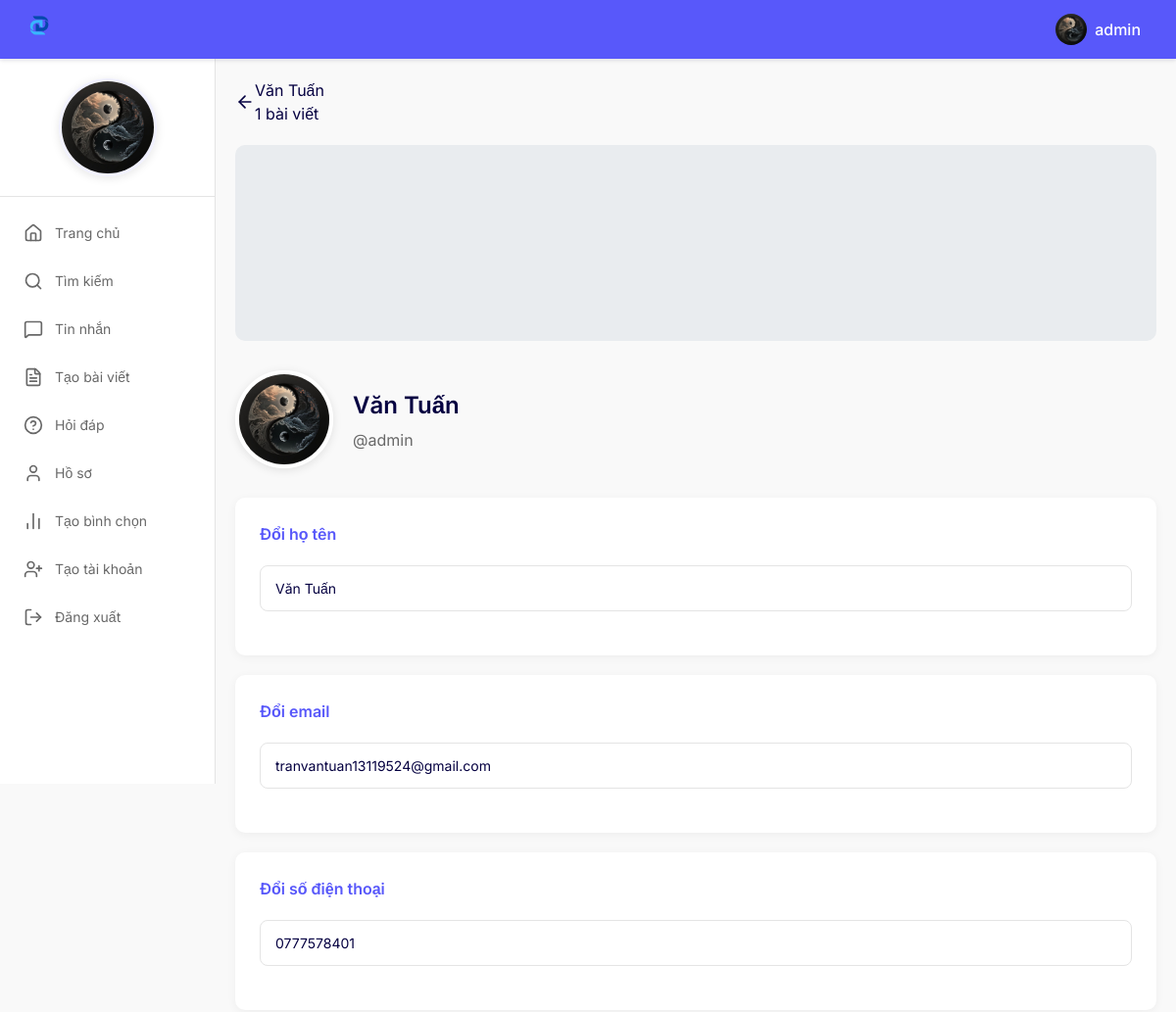
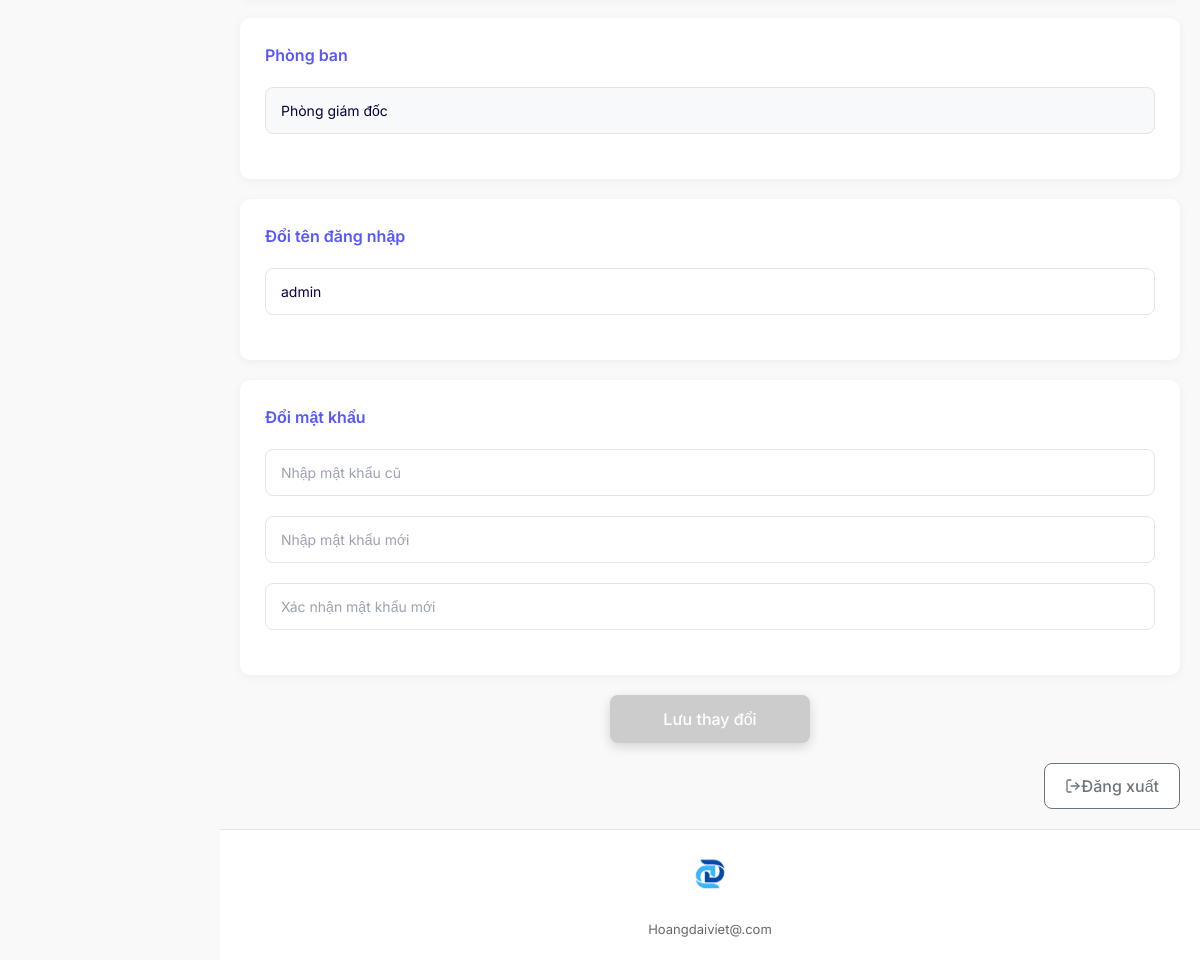
/edit_profile/ (signed in), run on the app's committed database (2 pictures, top to bottom).
### MXHNBDN/models.py (models this page shows, shortened)
class NguoiDung(models.Model):
    HoTen = models.CharField(max_length=255)
    SoDienThoai = models.CharField(max_length=20)
    Email = models.EmailField()
    Avatar = models.ImageField(upload_to='avatar/',blank=True,null=True);
    AnhBia = models.ImageField(upload_to='anhbia/', blank=True, null=True);
    MaPhong = models.ForeignKey(PhongBan, on_delete=models.CASCADE)
    user = models.ForeignKey(User, on_delete=models.CASCADE)

class PhongBan(models.Model):
    TenPhong = models.CharField(max_length=255)
    HinhAnhPhong = models.ImageField(upload_to='phong_images/', blank=True, null=True)

### MXHNBDN/views.py (the view, shortened to what this page needs)
# urls.py: path('edit_profile/', views.edit_profile, name='edit_profile'),
@login_required
def edit_profile(request):
    user = request.user
    try:
        nguoi_dung = NguoiDung.objects.get(user=user)
    except NguoiDung.DoesNotExist:
        messages.error(request, "Không tìm thấy thông tin người dùng")
        return redirect('trang_chu')
    post_count = BaiViet.objects.filter(MaNguoiDung=nguoi_dung).count()
    profile_form = UserProfileForm(instance=nguoi_dung)
    username_form = UsernameChangeForm(instance=user)
    password_form = CustomPasswordChangeForm(user)
    context = {
        'profile_form': profile_form,
        'username_form': username_form,
        'password_form': password_form,
        'nguoi_dung': nguoi_dung,
        'post_count': post_count,
        'hide_sidebar': False,
        'show_search': False,
    }
    return render(request, 'Edit_Profile/edit_profile.html', context)

### MXHNBDN/forms.py
class UserProfileForm(forms.ModelForm):
    class Meta:
        model = NguoiDung
        fields = ['HoTen', 'Email', 'SoDienThoai', 'Avatar', 'AnhBia']
        widgets = {
            'HoTen': forms.TextInput(attrs={'class': 'form-control', 'placeholder': 'Họ và tên'}),
            'Email': forms.EmailInput(attrs={'class': 'form-control', 'placeholder': 'Email'}),
            'SoDienThoai': forms.TextInput(attrs={'class': 'form-control', 'placeholder': 'Số điện thoại'}),
            'Avatar': forms.FileInput(attrs={'class': 'form-control-file', 'style': 'display: none;', 'id': 'avatar-upload'}),
            'AnhBia': forms.FileInput(attrs={'class': 'form-control-file', 'style': 'display: none;', 'id': 'cover-upload'}),
        }
        labels = {
            'HoTen': 'Họ tên',
            'Email': 'Email',
            'SoDienThoai': 'Số điện thoại',
            'Avatar': 'Ảnh đại diện',
            'AnhBia': 'Ảnh bìa',
        }

class UsernameChangeForm(forms.ModelForm):
    class Meta:
        model = User
        fields = ['username']
        widgets = {
            'username': forms.TextInput(attrs={'class': 'form-control', 'placeholder': 'Tên đăng nhập mới'})
        }
        labels = {
            'username': 'Tên đăng nhập',
        }

### MXHNBDN/views.py (called while the page is built)
def current_profile(request):
    if request.user.is_authenticated:
        profile = request.user.nguoidung_set.first()
        return {'nguoidung': profile}
    return {'nguoidung': None}

### MXHNBDN/templates/Edit_Profile/edit_profile.html (shortened to what this page needs)
{% extends 'base.html' %}
{% load static %}
{% block content %}
<div class="profile-settings-container">
    <a href="{% url 'profile_view' %}" class="back-button">
        <i data-lucide="arrow-left" style="width: 20px; height: 20px;"></i>
        <div>
            <h2>{{ nguoi_dung.HoTen }}</h2>
            <p>{{ post_count }} bài viết</p>
        </div>
    </a>
    <div class="cover-photo">
    </div>
    <div class="profile-header">
        <div class="profile-avatar">
        </div>
        <div class="profile-info">
            <h1 class="profile-name">{{ nguoi_dung.HoTen }}</h1>
            <div class="profile-username">
                <span>@{{ user.username }}</span>
            </div>
        </div>
    </div>
    <form id="profileForm" method="post" enctype="multipart/form-data">
        <div class="settings-card">
            <h3 class="settings-title">Đổi họ tên</h3>
            <div class="form-group">
                {{ profile_form.HoTen }}
            </div>
        </div>
        <div class="settings-card">
            <h3 class="settings-title">Đổi email</h3>
            <div class="form-group">
                {{ profile_form.Email }}
            </div>
        </div>
        <div class="settings-card">
            <h3 class="settings-title">Đổi số điện thoại</h3>
            <div class="form-group">
                {{ profile_form.SoDienThoai }}
            </div>
        </div>
        <div class="settings-card">
            <h3 class="settings-title">Phòng ban</h3>
            <div class="form-group">
                <input type="text" class="form-control department-field" value="{{ nguoi_dung.MaPhong.TenPhong }}" readonly>
            </div>
        </div>
    </form>
    <form id="usernameForm" method="post">
        <div class="settings-card">
            <h3 class="settings-title">Đổi tên đăng nhập</h3>
            <div class="form-group">
                {{ username_form.username }}
            </div>
        </div>
    </form>
    <form id="passwordForm" method="post">
        <div class="settings-card">
            <h3 class="settings-title">Đổi mật khẩu</h3>
            <div class="form-group">
                {{ password_form.old_password }}
            </div>
            <div class="form-group">
                {{ password_form.new_password1 }}
            </div>
            <div class="form-group">
                {{ password_form.new_password2 }}
            </div>
        </div>
    </form>
    <div class="save-btn-container">
        <button id="saveButton" type="button" class="btn-primary" disabled>Lưu thay đổi</button>
    </div>
    <div class="logout-container">
        <a href="{% url 'logout' %}" class="btn-logout">
            <i data-lucide="log-out" style="width: 16px; height: 16px;"></i>
            Đăng xuất
        </a>
    </div>
</div>
{% endblock %}

### MXHNBDN/templates/base.html (shortened to what this page needs)
<!DOCTYPE html>
{% load static %}
<html lang="vi">
<head>
        <script src="https://cdn.tailwindcss.com"></script>
    <link rel="stylesheet" href="https://cdnjs.cloudflare.com/ajax/libs/font-awesome/6.4.0/css/all.min.css">
</head>
<body class="{% block body_class %}{% endblock %}">
<div class="app-container">
    <header class="header">
        <div class="logo">
            <img src="{% static 'img/logo_hd.png' %}" alt="logo" class="logo-icon">
        </div>
        <div class="header-right">
            {% if user.is_authenticated %}
            <div class="username-display">
                <div class="user-avatar">
                    {% if nguoidung and nguoidung.Avatar %}
                    <img src="{{ nguoidung.Avatar.url }}" alt="Avatar">
                    {% else %}
                    <i class="fa fa-user" style="font-size:32px; color:white;"></i>
                    {% endif %}
                </div>
                <span>{{ user.username }}</span>
            </div>
            {% endif %}
        </div>
    </header>
    <div class="main-container">
        {% if user.is_authenticated and not hide_sidebar %}
        <aside class="sidebar">
            <div class="profile">
                <div class="profile-image">
                    {% if nguoidung and nguoidung.Avatar %}
                    <img src="{{ nguoidung.Avatar.url }}" alt="Profile">
                    {% else %}
                    <i class="fa fa-user" style="font-size:100px; color:#ccc;"></i>
                    {% endif %}
                </div>
            </div>
            <nav class="nav-menu">
                <ul>
                    <li><a href="{% url 'trang_chu' %}"
                           class="nav-item {% if request.resolver_match.url_name == 'trang_chu' %}active{% endif %}">
                        <i data-lucide="home" class="nav-icon"></i><span>Trang chủ</span>
                    </a></li>
                    <li><a href="{% url 'tim_kiem' %}"
                           class="nav-item {% if request.resolver_match.url_name == 'tim_kiem' %}active{% endif %}">
                        <i data-lucide="search" class="nav-icon"></i><span>Tìm kiếm</span>
                    </a></li>
                    <li><a href="{% url 'nhantin' %}"
                           class="nav-item {% if request.resolver_match.url_name == 'nhantin' %}active{% endif %}">
                        <i data-lucide="message-square" class="nav-icon"></i><span>Tin nhắn</span>
                    </a></li>
                    <li><a href="{% url 'tao_bai_viet' %}"
                           class="nav-item {% if request.resolver_match.url_name == 'tao_bai_viet' %}active{% endif %}">
                        <i data-lucide="file-text" class="nav-icon"></i><span>Tạo bài viết</span>
                    </a></li>
                    <li><a href="{% url 'danh_sach_cau_hoi' %}"
                           class="nav-item {% if request.resolver_match.url_name == 'danh_sach_cau_hoi' %}active{% endif %}">
                        <i data-lucide="help-circle" class="nav-icon"></i><span>Hỏi đáp</span>
                    </a></li>
                    <li><a href="{% url 'profile_view' %}"
                           class="nav-item {% if request.resolver_match.url_name == 'profile_view' %}active{% endif %}">
                        <i data-lucide="user" class="nav-icon"></i><span>Hồ sơ</span>
                    </a></li>
                    <li><a href="{% url 'tao_binh_chon' %}"
                           class="nav-item {% if request.resolver_match.url_name == 'binhchon' %}active{% endif %}">
                        <i data-lucide="bar-chart-2" class="nav-icon"></i><span>Tạo bình chọn</span>
                    </a></li>
                    {% if user.is_authenticated and user.is_staff %}
                    <li>
                        <a href="{% url 'tao_tai_khoan' %}"
                           class="nav-item {% if request.resolver_match.url_name == 'tao_tai_khoan' %}active{% endif %}">
                            <i data-lucide="user-plus" class="nav-icon"></i><span>Tạo tài khoản</span>
                        </a>
                    </li>
                    {% endif %}
                    <li><a href="{% url 'logout' %}" class="nav-item">
                        <i data-lucide="log-out" class="nav-icon"></i><span>Đăng xuất</span>
                    </a></li>
                </ul>
            </nav>
        </aside>
        {% endif %}
        <main class="main-content">
            <div class="content-area">
                {% block content %}{% endblock %}
            </div>
            <footer class="footer">
                <div class="footer-content">
                    <div class="footer-logo">
                        <img src="{% static 'img/logo_hd.png' %}" alt="logo" width="60" height="60">
                    </div>
                    <p class="footer-text">Hoangdaiviet@.com</p>
                </div>
            </footer>
        </main>
    </div>
</div>
</body>
</html>

### data on the page
NguoiDung: Avatar (picture), HoTen "Văn Tuấn", Email "tranvantuan13119524@gmail.com", SoDienThoai "0777578401", MaPhong.TenPhong "Phòng giám đốc"

### other printed values
{{ user.username }} "admin"
{{ post_count }} "1"
